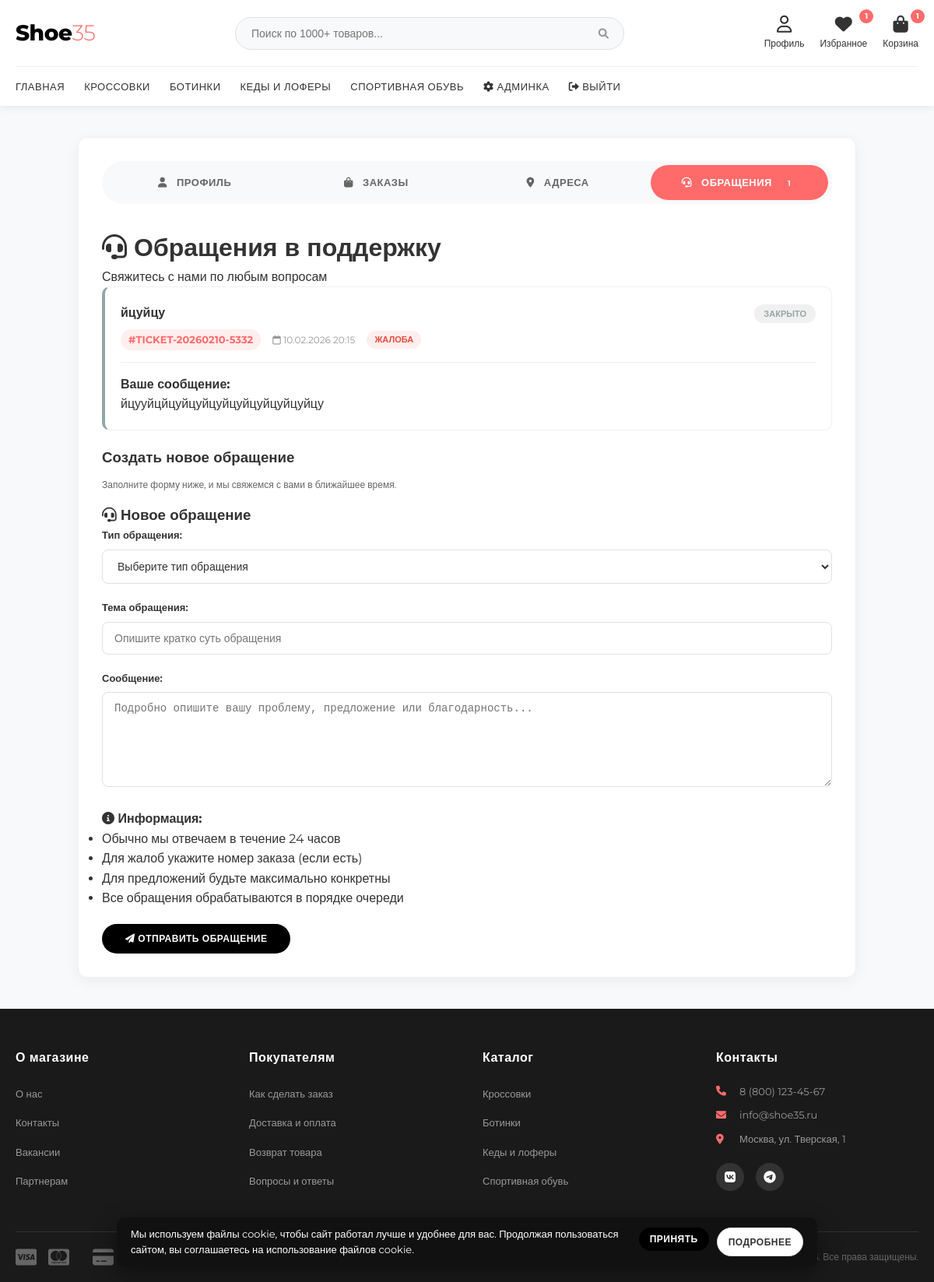
Page /profile?tab=support (signed in) on the earlier database version.
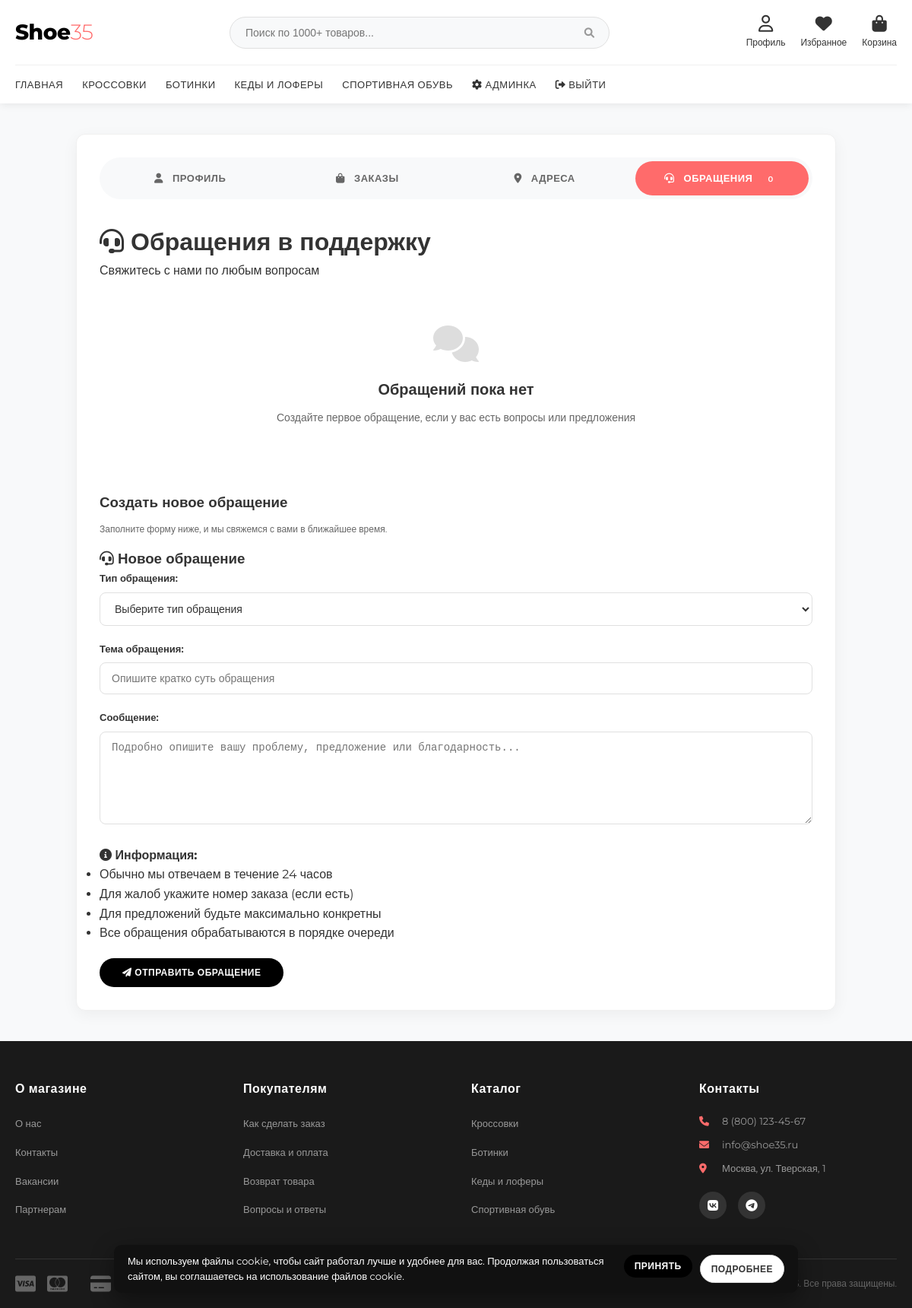
Same page on the later database version.
### database.py (models this page shows)
class SupportTicket(db.Model):
    id = db.Column(db.Integer, primary_key=True)
    user_id = db.Column(db.Integer, db.ForeignKey('user.id'), nullable=False)
    ticket_number = db.Column(db.String(20), unique=True, nullable=False)
    subject = db.Column(db.String(200), nullable=False)
    message = db.Column(db.Text, nullable=False)
    ticket_type = db.Column(db.String(20), nullable=False)  # complaint, gratitude, suggestion
    status = db.Column(db.String(20), default='open')  # open, in_progress, resolved, closed
    admin_response = db.Column(db.Text)
    created_at = db.Column(db.DateTime, default=datetime.utcnow)
    updated_at = db.Column(db.DateTime, default=datetime.utcnow, onupdate=datetime.utcnow)

### app.py (the view)
@app.route('/profile')
@login_required
def profile():
    tab = request.args.get('tab', 'profile')
    cart_count = CartItem.query.filter_by(user_id=current_user.id).count()
    context = {
        'cart_count': cart_count,
        'active_tab': tab
    }
    if tab == 'profile':
        return render_template('auth/profile.html', **context)
    elif tab == 'orders':
        orders = Order.query.filter_by(user_id=current_user.id).order_by(
            Order.created_at.desc()
        ).all()
        context['orders'] = orders
        return render_template('auth/profile_orders.html', **context)
    elif tab == 'addresses':
        addresses = UserAddress.query.filter_by(user_id=current_user.id).order_by(
            UserAddress.is_default.desc()
        ).all()
        context['addresses'] = addresses
        return render_template('auth/profile_addresses.html', **context)
    elif tab == 'support':
        tickets = SupportTicket.query.filter_by(user_id=current_user.id).order_by(
            SupportTicket.created_at.desc()
        ).all()
        context['tickets'] = tickets
        return render_template('auth/profile_support.html', **context)
    elif tab == 'favorites':
        favorites = Favorite.query.filter_by(user_id=current_user.id).all()
        context['favorites'] = favorites
        return render_template('auth/profile_favorites.html', **context)
    return render_template('auth/profile.html', **context)

### app.py (called while the page is built)
@login_manager.user_loader
def load_user(user_id):
    return User.query.get(int(user_id))

### templates/auth/profile_support.html (shortened to what the changed rows need)
{% extends "base.html" %}
{% block content %}
<div class="profile-container">
    <div class="profile-tabs">
        <a href="{{ url_for('profile', tab='support') }}" class="profile-tab active">
            <i class="fas fa-headset"></i> Обращения
            <span class="tab-badge">{{ tickets|length if tickets else 0 }}</span>
        </a>
    </div>
    <div class="profile-content">
        <div class="profile-header">
            <h1><i class="fas fa-headset"></i> Обращения в поддержку</h1>
        </div>
        {% if tickets %}
        <div class="tickets-list">
            {% for ticket in tickets %}
            <div class="ticket-card status-{{ ticket.status }}">
                <div class="ticket-header">
                    <div class="ticket-info">
                        <h3>{{ ticket.subject }}</h3>
                        <div class="ticket-meta">
                            <span class="ticket-number">#{{ ticket.ticket_number }}</span>
                            <span class="ticket-date">
                                <i class="far fa-calendar"></i> {{ ticket.created_at.strftime('%d.%m.%Y %H:%M') }}
                            </span>
                            <span class="ticket-type type-{{ ticket.ticket_type }}">
                                {% if ticket.ticket_type == 'complaint' %}
                                Жалоба
                                {% elif ticket.ticket_type == 'gratitude' %}
                                Благодарность
                                {% elif ticket.ticket_type == 'suggestion' %}
                                Предложение
                                {% endif %}
                            </span>
                        </div>
                    </div>
                    <div class="ticket-status">
                        <span class="status-badge status-{{ ticket.status }}">
                            {% if ticket.status == 'open' %}
                            Открыто
                            {% elif ticket.status == 'in_progress' %}
                            В работе
                            {% elif ticket.status == 'resolved' %}
                            Решено
                            {% elif ticket.status == 'closed' %}
                            Закрыто
                            {% endif %}
                        </span>
                    </div>
                </div>
                <div class="ticket-body">
                    <div class="ticket-message">
                        <strong>Ваше сообщение:</strong>
                        <p>{{ ticket.message }}</p>
                    </div>
                </div>
            </div>
            {% endfor %}
        </div>
        {% else %}
        <div class="empty-state">
            <i class="fas fa-comments" style="font-size: 48px; color: #ddd; margin-bottom: 20px;"></i>
            <h3 style="color: #333; margin-bottom: 10px;">Обращений пока нет</h3>
            <p style="color: #666; margin-bottom: 25px;">Создайте первое обращение, если у вас есть вопросы или предложения</p>
        </div>
        {% endif %}
    </div>
</div>
{% endblock %}

Differences in the rows shown:
removed SupportTicket: subject "йцуйцу", ticket_number "TICKET-20260210-5332", created_at "10.02.2026 20:15", ticket_type "ЖАЛОБА", status "ЗАКРЫТО", message "йцууйцйцуйцуйцуйцуйцуйцуйцуйцу"
Other differences:
{{ tickets|length if tickets else 0 }}: "1" → "0"
{{ current_user.favorites|length }}: "1" → (not shown)
{{ cart_count }}: "1" → (not shown)
text now shown: "Обращений пока нет Создайте первое обращение, если у вас есть вопросы или предложения"
